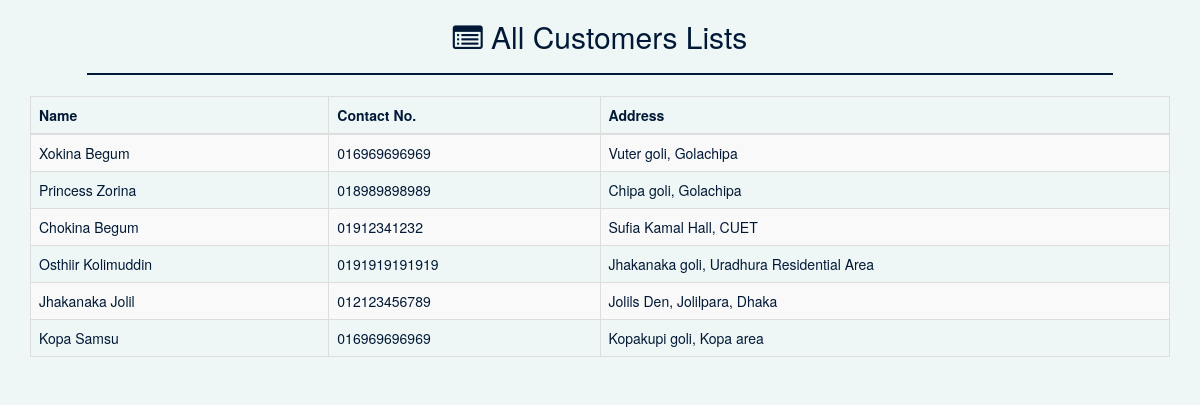
The page /customers.php on the database its author committed.
### tables this page shows
CREATE TABLE `customers` (
  `ID` int(11) NOT NULL,
  `NAME` varchar(20) DEFAULT NULL,
  `PHONE` varchar(20) DEFAULT NULL,
  `ADDRESS` varchar(50) DEFAULT NULL
);

### customers.php (the view, shortened to what this page needs)
<?php
         $dbhost = '127.0.0.1';
         $dbuser = 'root';
	       $dbpass = 'hellotheres';
	       $dbname = 'factory';
         $conn = new mysqli($dbhost, $dbuser, $dbpass,$dbname);
	 $query = 'select * from customers';
	 $result = $conn->query($query);
?>
<!DOCTYPE html>
<html lang="en">
<head>
  <link rel="stylesheet" href="https://maxcdn.bootstrapcdn.com/bootstrap/3.3.7/css/bootstrap.min.css">
<link rel="stylesheet" href="https://cdnjs.cloudflare.com/ajax/libs/font-awesome/4.7.0/css/font-awesome.min.css">
</head>
<body>
<div class="container">
  <h2 style="text-align:center;">
<i class="fa fa-list-alt" aria-hidden="true"></i>
All Customers Lists</h2>
  <hr>
<table class="table  table-striped table-bordered">
    <thead>
      <tr>
        <th>Name</th>
        <th>Contact No.</th>
        <th>Address </th>
      </tr>
    </thead>
    <tbody>
    <?php while($row = $result->fetch_assoc()) { ?>
      <tr>
        <td> <?php echo $row['NAME']; ?> </td>
        <td> <?php echo $row['PHONE']; ?> </td>
        <td class="details"> <?php echo $row['ADDRESS']; ?> </td>
      </tr>
      <?php } ?>
    </tbody>
  </table>
</div>
</body>
</html>

### customers.php (style rules this page uses)
.details { width: 50%; }
body { background-color:#eff7f6; color:#011936; }
hr { display: block; height: 1px; width: 90%; border: 0; border-top: 2px solid #011936; padding: 0; }

### rows shown on the page
customers: NAME "Xokina Begum", PHONE "016969696969", ADDRESS "Vuter goli, Golachipa"
customers: NAME "Princess Zorina", PHONE "018989898989", ADDRESS "Chipa goli, Golachipa"
customers: NAME "Chokina Begum", PHONE "01912341232", ADDRESS "Sufia Kamal Hall, CUET"
customers: NAME "Osthiir Kolimuddin", PHONE "0191919191919", ADDRESS "Jhakanaka goli, Uradhura Residential Area"
customers: NAME "Jhakanaka Jolil", PHONE "012123456789", ADDRESS "Jolils Den, Jolilpara, Dhaka"
customers: NAME "Kopa Samsu", PHONE "016969696969", ADDRESS "Kopakupi goli, Kopa area"
